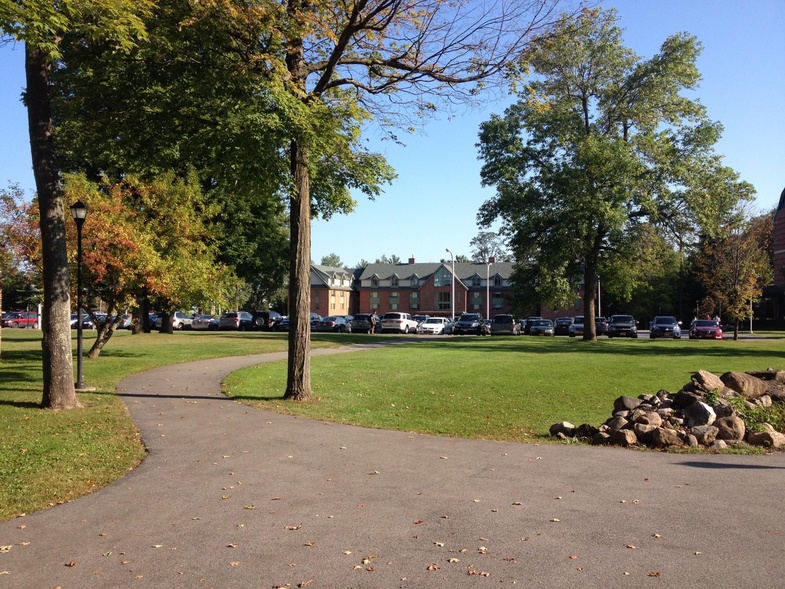
%> input picture Image1.jpg, 785 x 589 px, shrunk from 3264 x 2448 before the run
$ octave panorama.m   (GNU Octave 9; MATLAB toolbox functions it lacks are replaced by stand-ins)
%> lines starting %> are read from the running program, lines starting %| are printed output that depends on the picture
clear;clc;close all;

%uncomment which set of images you want to create the pano for
im1 = imread('Image1.jpg');
%> im1 is the input picture: size 589x785x3 uint8; mean R, G, B 115.3, 113.6, 97.2
im2 = imread('Image2.jpg');
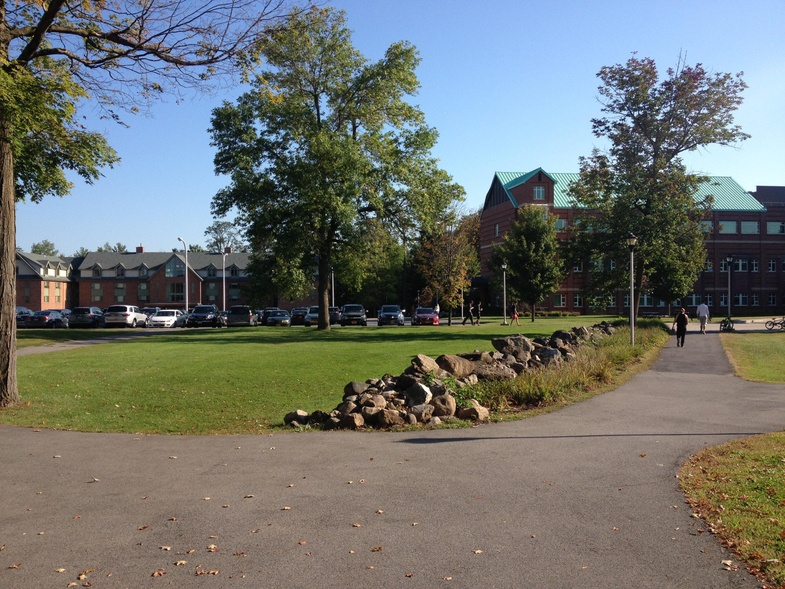
%> input picture Image2.jpg, 785 x 589 px, shrunk from 3264 x 2448 before the run
%> im2 is the input picture: size 589x785x3 uint8; mean R, G, B 112, 115.6, 110.8
im1 = imread('IMG_8232.jpg');
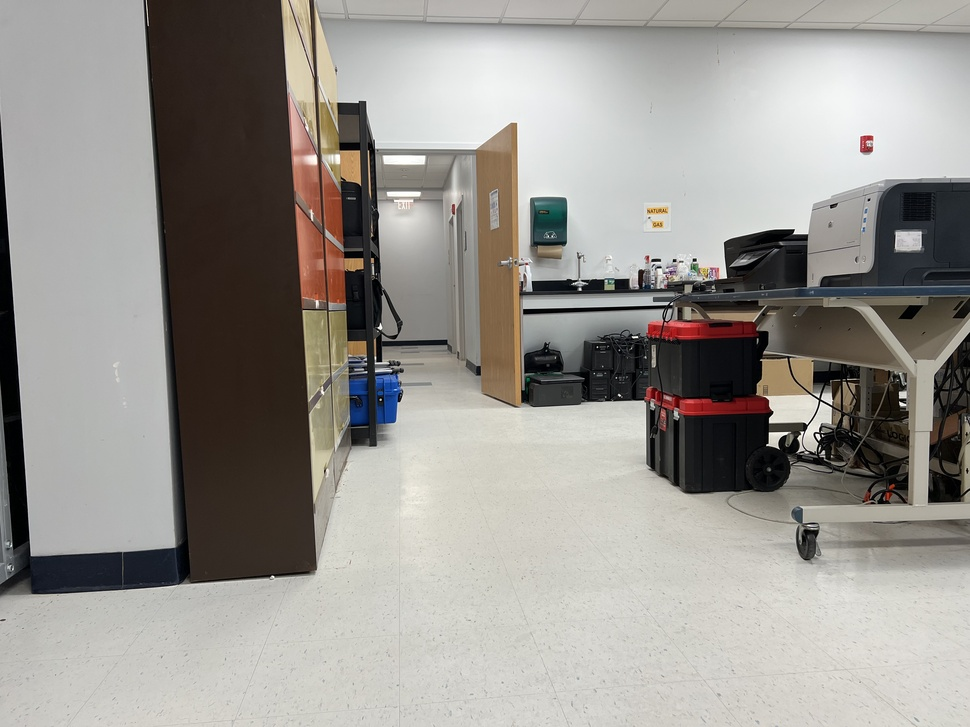
%> input picture IMG_8232.jpg, 970 x 727 px, shrunk from 4032 x 3024 before the run
%> im1 is the input picture: size 727x970x3 uint8; mean R, G, B 152.4, 149.1, 144
im2 = imread('IMG_8233.jpg');
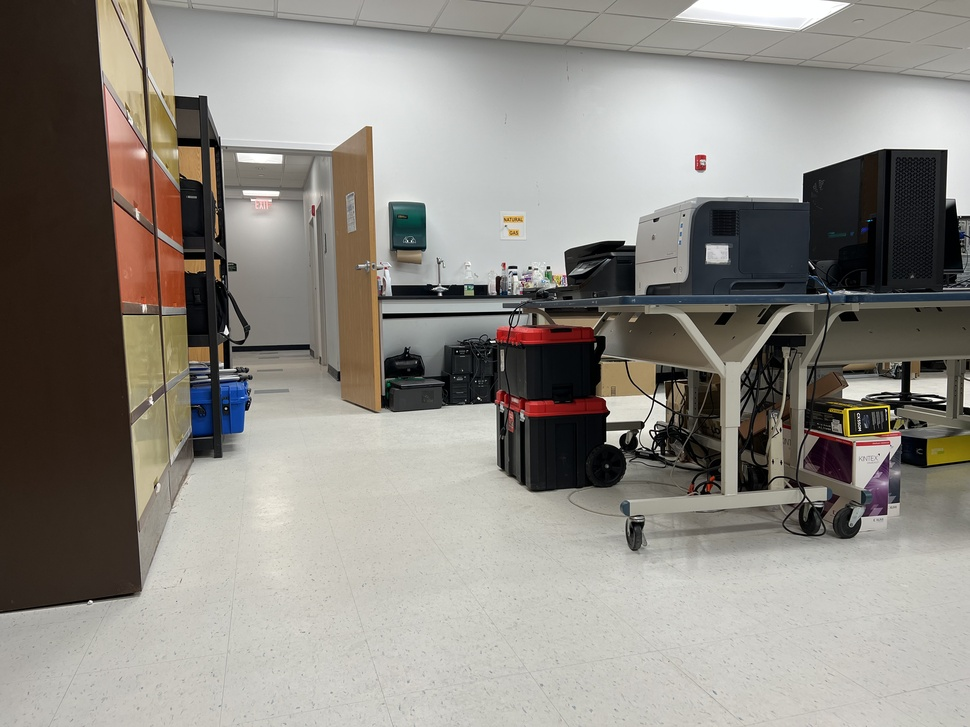
%> input picture IMG_8233.jpg, 970 x 727 px, shrunk from 4032 x 3024 before the run
%> im2 is the input picture: size 727x970x3 uint8; mean R, G, B 142.1, 138.2, 131.7

im1 = rgb2gray(im2double(im1));
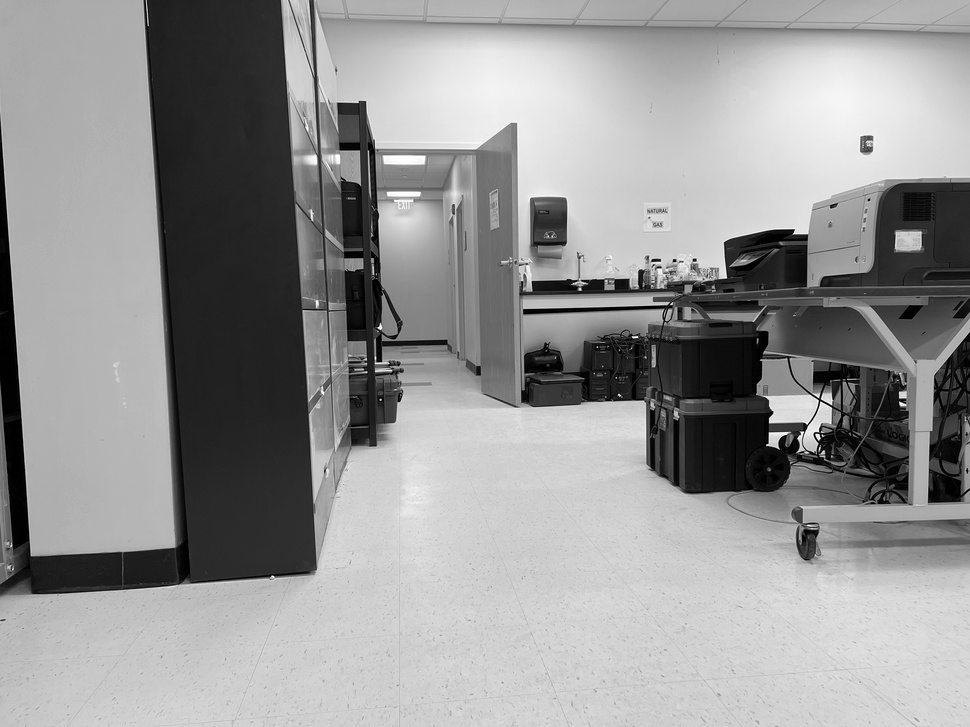
%> im1: size 727x970 double; min 0, max 1, mean 0.586
im2 = rgb2gray(im2double(im2));
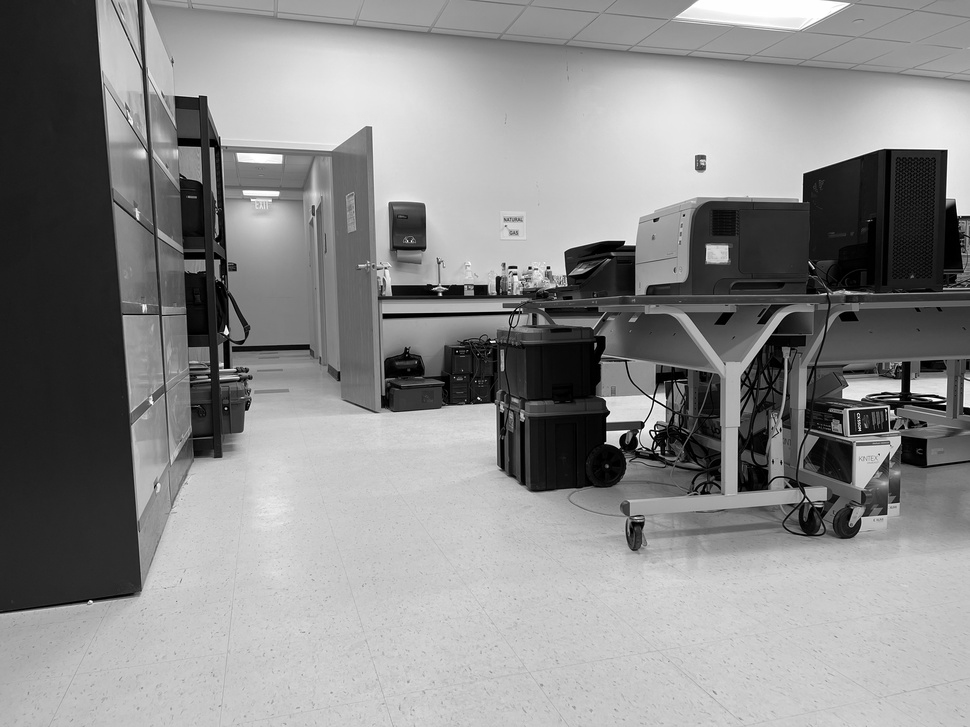
%> im2: size 727x970 double; min 0, max 1, mean 0.544
figure(1)
imshow(im1)
figure(2)
imshow(im2)

%% Correspondence

%> (the run ends here)
